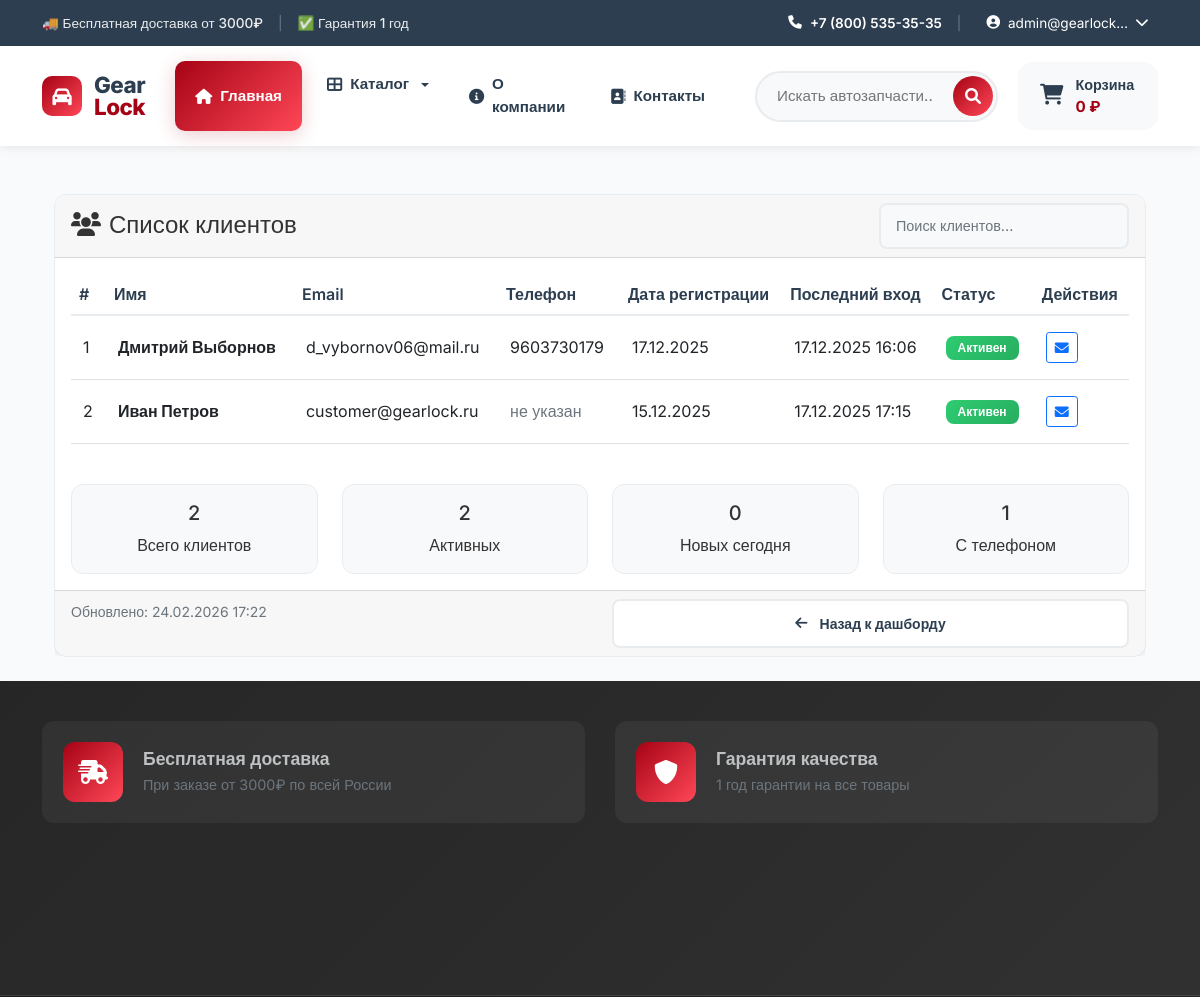
Before: /users/customers/ (signed in, upper part) with the older database file.
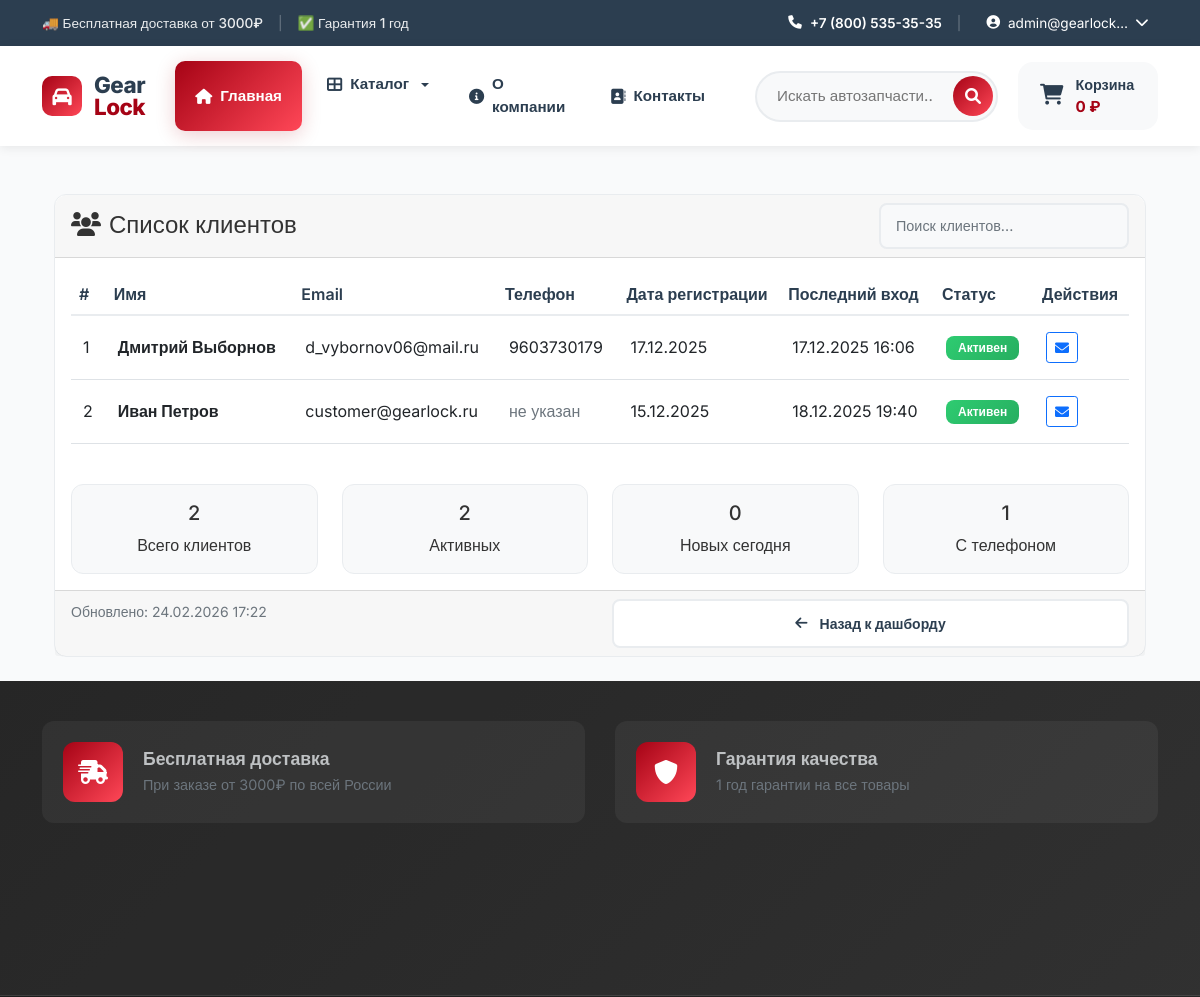
After: the same page with the newer database file.
### users/models.py (models this page shows, shortened)
class User(AbstractUser):
    email = models.EmailField(_('email address'), unique=True)
    role = models.ForeignKey(
        Role,
        on_delete=models.SET_NULL,
        null=True,
        blank=True,
        verbose_name='Роль',
        related_name='users'
    )
    phone = models.CharField('Телефон', max_length=20, blank=True)
    address = models.TextField('Адрес', blank=True)
    postal_code = models.CharField('Почтовый индекс', max_length=20, blank=True)
    birth_date = models.DateField('Дата рождения', null=True, blank=True)
    USERNAME_FIELD = 'email'
    REQUIRED_FIELDS = ['username', 'first_name']
    class Meta:
        verbose_name = 'Пользователь'
        verbose_name_plural = 'Пользователи'

### users/views.py (the view)
# urls.py: path('customers/', views.customer_list, name='customer_list'),
@login_required
@manager_required
def customer_list(request):
    from django.utils import timezone
    from datetime import timedelta
    customers = User.objects.filter(role__name='customer').order_by('-date_joined')
    today = timezone.now().date()
    active_customers = customers.filter(is_active=True).count()
    new_customers_today = customers.filter(date_joined__date=today).count()
    customers_with_phone = customers.exclude(phone='').count()
    context = {
        'customers': customers,
        'active_customers': active_customers,
        'new_customers_today': new_customers_today,
        'customers_with_phone': customers_with_phone,
    }
    return render(request, 'users/customer_list.html', context)

### cart/cart.py (called while the page is built)
    def get_total_price(self):
        return sum(
            float(item['price']) * item['quantity']
            for item in self.cart.values()
        )

    def __len__(self):
        return sum(item['quantity'] for item in self.cart.values())

### cart/context_processors.py (called while the page is built)
def cart(request):
    return {'cart': Cart(request)}

### catalog/context_processors.py (called while the page is built)
def categories(request):
    main_categories = Category.objects.filter(
        parent__isnull=True
    ).exclude(
        slug=''
    ).exclude(
        slug__isnull=True
    ).prefetch_related('children').order_by('order', 'name')
    return {
        'categories': main_categories,
        'all_categories': Category.objects.exclude(slug='').exclude(slug__isnull=True)
    }

### templates/users/customer_list.html (shortened to what the changed rows need)
{% extends 'base.html' %}
{% load static %}
{% block content %}
<div class="container mt-4">
    <div class="row">
        <div class="col-12">
            <div class="card">
                <div class="card-body">
                    {% if customers %}
                        <div class="table-responsive">
                            <table class="table table-hover" id="customersTable">
                                <thead>
                                    <tr>
                                        <th>#</th>
                                        <th>Имя</th>
                                        <th>Email</th>
                                        <th>Телефон</th>
                                        <th>Дата регистрации</th>
                                        <th>Последний вход</th>
                                        <th>Статус</th>
                                        <th>Действия</th>
                                    </tr>
                                </thead>
                                <tbody>
                                    {% for customer in customers %}
                                        <tr>
                                            <td>{{ forloop.counter }}</td>
                                            <td>
                                                <strong>
                                                    {{ customer.get_full_name|default:customer.username }}
                                                </strong>
                                            </td>
                                            <td>{{ customer.email }}</td>
                                            <td>
                                                {% if customer.phone %}
                                                    {{ customer.phone }}
                                                {% else %}
                                                    <span class="text-muted">не указан</span>
                                                {% endif %}
                                            </td>
                                            <td>{{ customer.date_joined|date:"d.m.Y" }}</td>
                                            <td>
                                                {% if customer.last_login %}
                                                    {{ customer.last_login|date:"d.m.Y H:i" }}
                                                {% else %}
                                                    <span class="text-muted">никогда</span>
                                                {% endif %}
                                            </td>
                                            <td>
                                                <span class="badge
                                                    {% if customer.is_active %}bg-success
                                                    {% else %}bg-danger{% endif %}">
                                                    {% if customer.is_active %}
                                                        Активен
                                                    {% else %}
                                                        Неактивен
                                                    {% endif %}
                                                </span>
                                            </td>
                                            <td>
                                                <div class="btn-group btn-group-sm">
                                                    <a href="mailto:{{ customer.email }}"
                                                       class="btn btn-outline-primary"
                                                       title="Написать email">
                                                        <i class="fas fa-envelope"></i>
                                                    </a>
                                                </div>
                                            </td>
                                        </tr>
                                    {% endfor %}
                                </tbody>
                            </table>
                        </div>
                    {% else %}
                        <div class="text-center py-5">
                            <i class="fas fa-users-slash fa-4x text-muted mb-3"></i>
                            <h5>Клиентов пока нет</h5>
                            <p class="text-muted">Здесь будут отображаться все зарегистрированные покупатели</p>
                        </div>
                    {% endif %}
                </div>
            </div>
        </div>
    </div>
</div>
{% endblock %}

Changed rows visible on the page:
changed User "Иван Петров": last_login "17.12.2025 17:15" → "18.12.2025 19:40"
